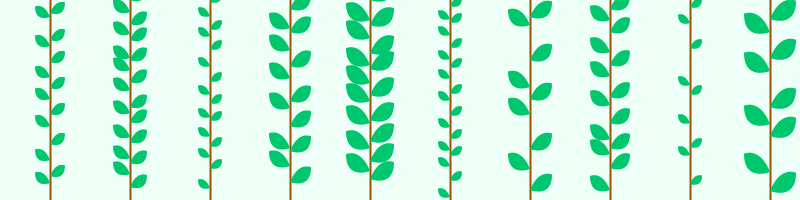
Frame 1 (no input)
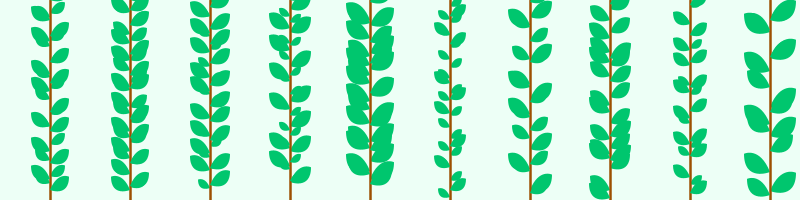
Frame 2 (the mouse pressed at the canvas centre, redrawn once)

The Processing sketch that drew these frames (run headless with seeded random() and noise(); the mouse was pressed at the canvas centre and the sketch redrawn once):

// Processing sketch: processing_65102
// ── processing_65102.pde

float numLeaves;
float leafSize;
 
 
void setup() {
  size(800,200);
  smooth();
  noStroke();
  noLoop();
  background(237,255,246);
}
 
void draw(){
for(int x = 50; x<width+80; x +=80) {
  int numLeaves = int(random(5,20));
  int leafSize = int(random(10,30));
//  plant(x, 10, 15);
 
//float numLeaves = random(5,20);
//float leafSize = random(10,20);
 
plant(x, numLeaves,leafSize);
 
 
 
 
}
 
 
}
 
 
void plant(int x, int numLeaves, int leafSize) {
  stroke(157,80,2);
  strokeWeight(2);
  line(x, 0, x, height);
  int gap = height / numLeaves;
  int direction = 1;
  for (int i = 0; i < numLeaves; i++) {
    int r = int(random(gap));
    leaf(x, gap*i + r,leafSize, direction);
    direction = -direction;
  }
 
}
 
  //leaves
void leaf(int x, int y, int size, int dir)  {
  fill(0,198,110);
  pushMatrix();
  noStroke();
  translate(x,y); // move to position
  scale(size);    // scale to size
  beginShape();   // draw the shape
  vertex(1.0*dir,-0.7);
  bezierVertex(1.0*dir, -0.7, 0.4*dir, -1.0, 0.0, 0.0);
  bezierVertex(0.0, 0.0, 1.0*dir, 0.4, 1.0*dir, -0.7);
  endShape();
  popMatrix();
}
void mousePressed() {
 redraw();
 background(237,255,246);
}
